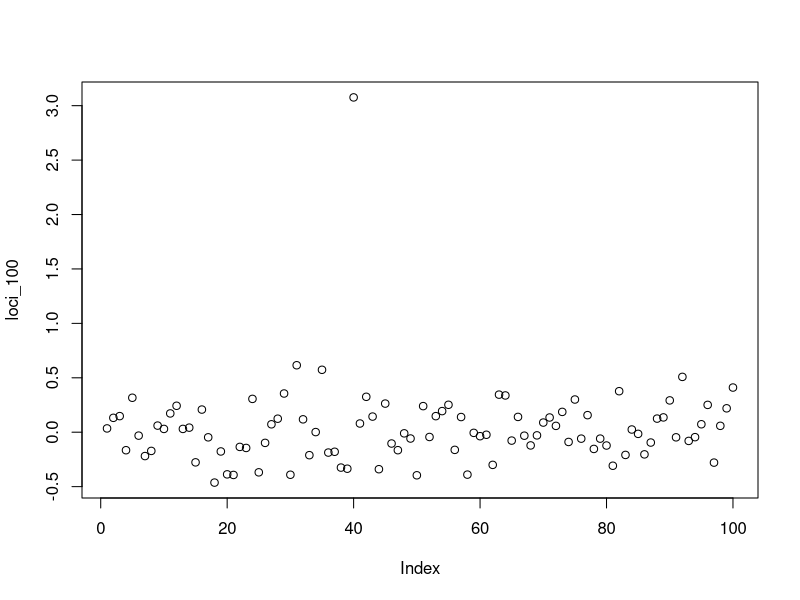
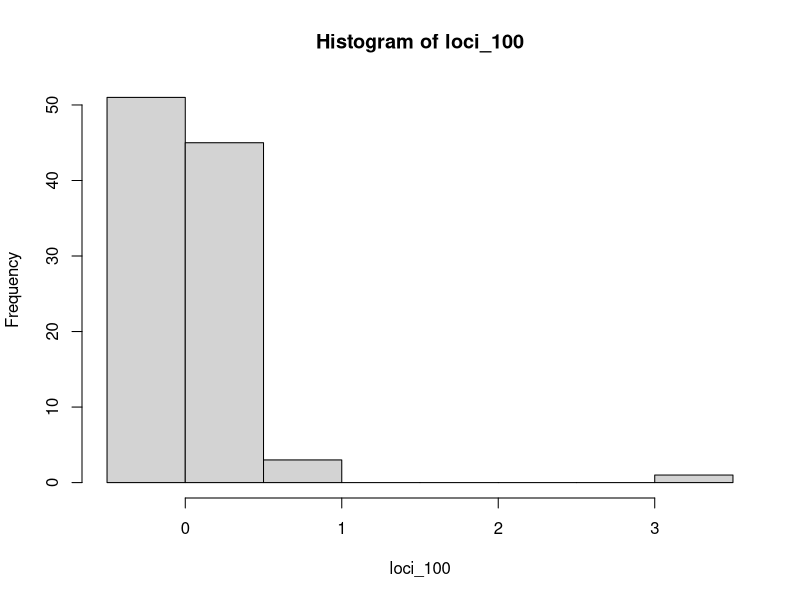
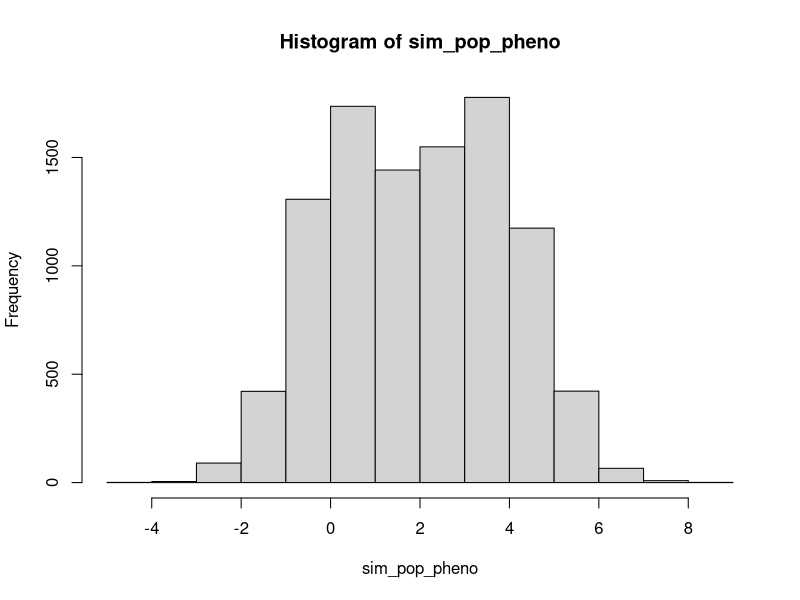
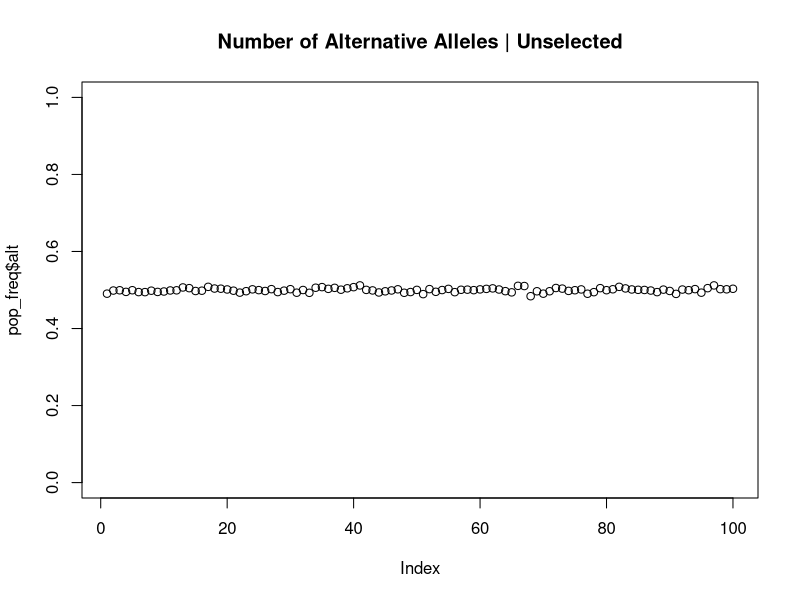
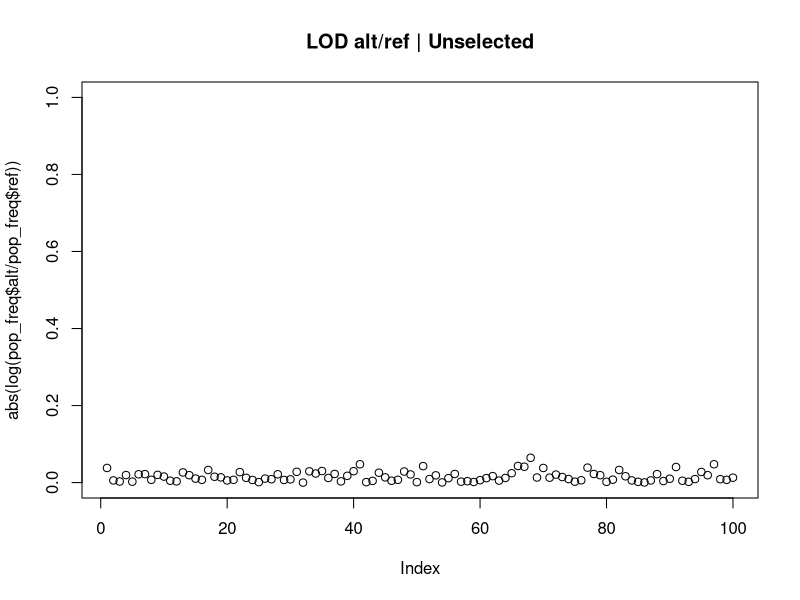
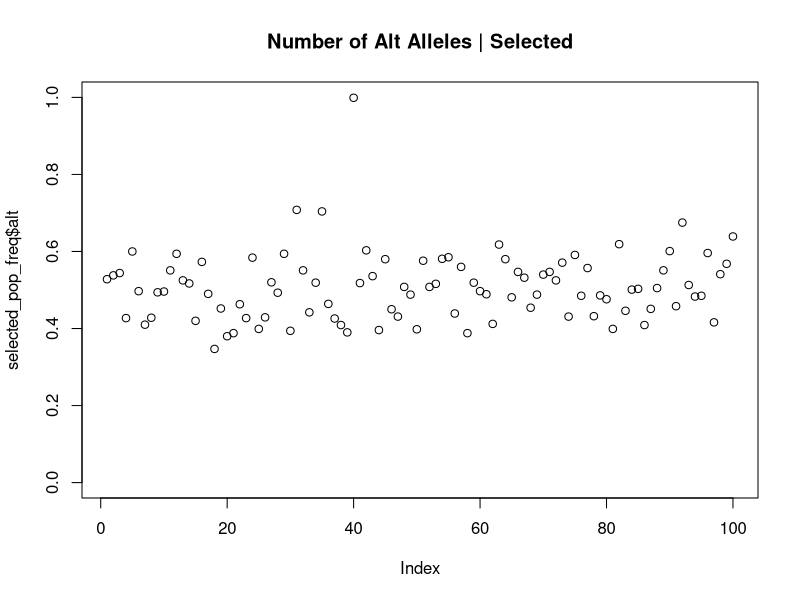
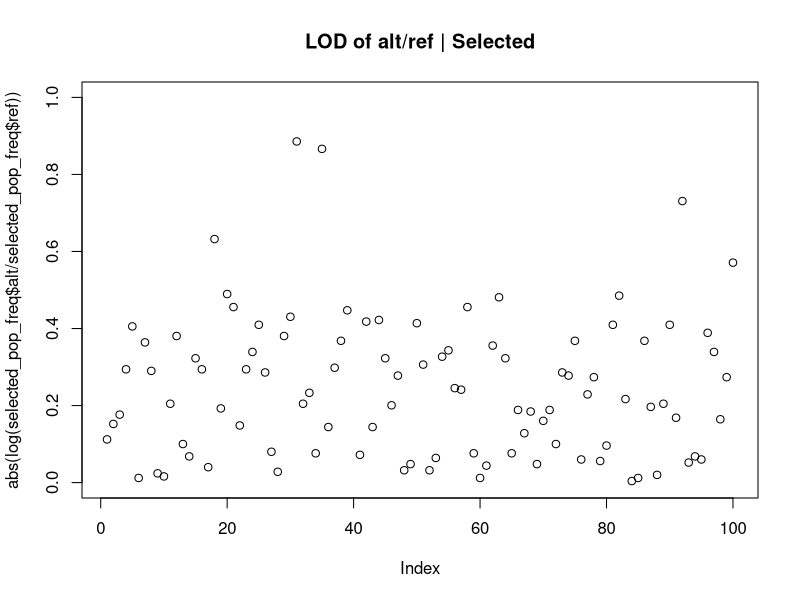
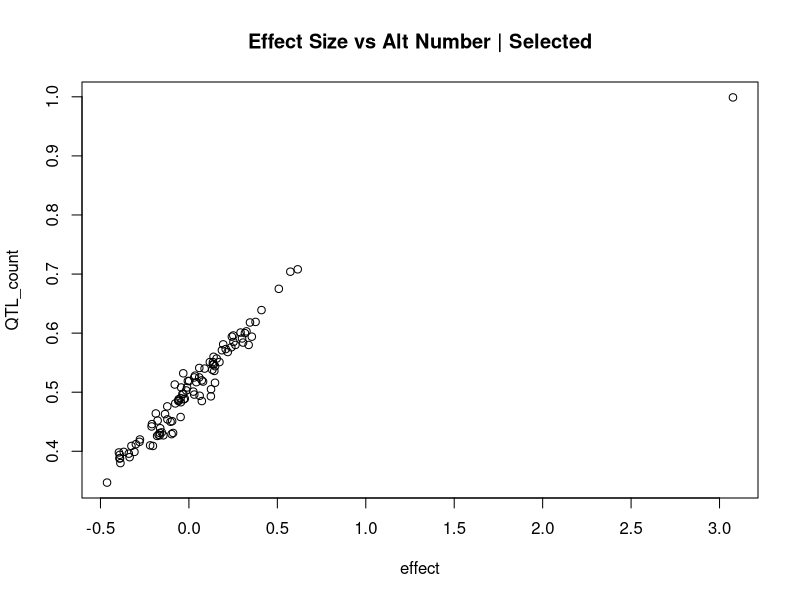

Recreate these plots in R, in order. (Note: this script raises an error after producing the figures.)
## ---- chunk 1
#Load packages
library(ggplot2)
library(tidyr)
library(reshape2)
library(cowplot)
library(data.table)

library(dplyr)
library(foreach)
library(doParallel)
library(RColorBrewer)
library(scales)

ggplot2::theme_set(theme_light() + theme(text = element_text(size = 20)))

## ---- chunk 2
#Save a randomized distribution of effects
set.seed(04201993)

loci_100 <- rnorm(n = 100)/5
#Add in a QTL to POS 40
loci_100[40] <- max(loci_100)*5

#loci_100 <- rchisq(100, 1)
max(loci_100)
plot(loci_100)
hist(loci_100)

#Simulate a population with all of these genotypes
num_rows <- 10000
num_cols <- 100

sim_pop <- matrix(rbinom(num_rows*num_cols, 1, 0.5), nrow = num_rows, ncol = num_cols)

#Simulate phenotypes
sim_pop_pheno <- sim_pop %*% loci_100
hist(sim_pop_pheno)

#Which genotypes are in each location?
sim_pop %>% as.data.frame() %>% colSums() %>% as.data.frame() %>% mutate(alt = ./length(sim_pop[,1]), ref = 1-alt) -> pop_freq

plot(pop_freq$alt, ylim = c(0,1), main = "Number of Alternative Alleles | Unselected")

plot(abs(log(pop_freq$alt/pop_freq$ref)), ylim = c(0,1), main = "LOD alt/ref | Unselected")

#Which genotypes are enriched in the top 10% of the phenotype?
cutoff <- quantile(sim_pop_pheno, probs = 0.9) #1.297661 
selected_pop <- sim_pop[sim_pop_pheno > cutoff,]

selected_pop %>% as.data.frame() %>% colSums() %>% as.data.frame() %>% mutate(alt = ./length(selected_pop[,1]), ref = 1-alt) -> selected_pop_freq
plot(selected_pop_freq$alt, ylim = c(0,1), main = "Number of Alt Alleles | Selected")
plot(abs(log(selected_pop_freq$alt/selected_pop_freq$ref)), ylim = c(0,1), main = "LOD of alt/ref | Selected")

#Compare the actual effects vs the QTL of effects
plot(data.frame(effect = loci_100, QTL_count = selected_pop_freq$alt), main = "Effect Size vs Alt Number | Selected")

plot(data.frame(effect = loci_100, absLOD = abs(log(selected_pop_freq$alt/selected_pop_freq$ref))), main = "Simulated Data Without Noise")



## ---- chunk 3
#Calculate the variance
var(sim_pop_pheno)

#Calculate the amount of variance that is explained by the first locus
locus1 <- data.frame(phenotypes = sim_pop_pheno, genotype = sim_pop[1,])
summary(lm(phenotypes ~ genotype, locus1))

#Run the lm() for every locus
sim_phenogeno <- cbind(sim_pop_pheno, as.data.frame(sim_pop))

sim_summarylm <- summary(lm(sim_pop_pheno ~ ., sim_phenogeno))
plot(sim_summarylm$coefficients[-1,1], loci_100)

#Find percentage variance using anova()
var(sim_pop_pheno)
af <- anova(lm(sim_pop_pheno ~ ., sim_phenogeno))
afss <- af$"Sum Sq"
sim_anova_ss <- cbind(af,PctExp=afss/sum(afss)*100)

plot(sim_anova_ss$PctExp[1:100], abs(loci_100))

#How much variance is unexplained?
sim_anova_ss$PctExp[101]
## ---- chunk 4
#Simulate phenotypes
realistic_pop_pheno <- sim_pop %*% loci_100 + rnorm(100, 0, sd = 2)
plot(sim_pop_pheno, realistic_pop_pheno)
abline(a = 0, b = 1)

#Which genotypes are enriched in the top 10% of the phenotype?
rlcutoff <- quantile(realistic_pop_pheno, probs = 0.9) #1.297661 
rlselected_pop <- sim_pop[realistic_pop_pheno > rlcutoff,]

rlselected_pop %>% as.data.frame() %>% colSums() %>% as.data.frame() %>% mutate(alt = ./length(rlselected_pop[,1]), ref = 1-alt) -> rlselected_pop_freq

#Run the lm() for every locus
rlsim_phenogeno <- cbind(realistic_pop_pheno, as.data.frame(sim_pop))

#Run the anova() for the model
rlaf <- anova(lm(realistic_pop_pheno ~ ., rlsim_phenogeno))
rlafss <- rlaf$"Sum Sq"
rlsim_anova_ss <- cbind(rlaf,PctExp=rlafss/sum(rlafss)*100)
plot(rlsim_anova_ss$PctExp[1:100], abs(loci_100))
rlsim_anova_ss$PctExp[101]

#This shows that it isn't right... and now it is :)
plot(afss[1:100], rlafss[1:100],
     main = "Percentage Variance with and without noise")
abline(0,1)

#Percentage of variance vs actual effect
plot(abs(loci_100), afss[1:100], main = "Variance Explained by Effect Size")
points(abs(loci_100), rlafss[1:100], col = "pink2")

#Plotting with noise
# plot(data.frame(effect = loci_100, absLOD = abs(log(rlselected_pop_freq$alt/rlselected_pop_freq$ref))), main = "Simulated Data WITH Noise", col = "violet")
# points(data.frame(effect = loci_100, absLOD = abs(log(selected_pop_freq$alt/selected_pop_freq$ref))), col = "black")

## ---- chunk 5
bcorr <- 0.05/100
#Plotting with noise
plot(data.frame(effect = loci_100, absLOD = abs(log(rlselected_pop_freq$alt/rlselected_pop_freq$ref))), main = "Simulated Data WITH Noise", col = "pink2")
points(data.frame(effect = loci_100, absLOD = abs(log(selected_pop_freq$alt/selected_pop_freq$ref))), col = "black")

#Distributions
compdata <- data.frame(effect = loci_100, 
                       true_LOD = abs(log(selected_pop_freq$alt/selected_pop_freq$ref)),
                       noise_LOD = abs(log(rlselected_pop_freq$alt/rlselected_pop_freq$ref)))

compdata %>% pivot_longer(-effect, names_to = "Type", values_to = "LOD") %>% ggplot(., aes(x = LOD, color = Type)) + geom_density() + ggtitle("Comparison of LOD Distributions")

#QTL Map


plot(compdata$noise_LOD, col = ((compdata$true_LOD > 0.5)+2), main = "Log Odds of 'Reads' with P-val Correction")
abline(h = quantile(compdata$noise_LOD, 0.95), col = "lightblue3", lwd = 2)
abline(h = quantile(compdata$noise_LOD, (1 - bcorr)), col = "violet", lwd = 2)


plot(compdata$true_LOD, compdata$noise_LOD, col = ((compdata$true_LOD > 0.5)+2), main = "Log Odds of 'Reads' with P-val Correction")
abline(h = quantile(compdata$noise_LOD, 0.95), col = "lightblue3", lwd = 2)
abline(h = quantile(compdata$noise_LOD, (1 - bcorr)), col = "violet", lwd = 2)

## ---- chunk 6
#if the cutoff was 0.75, what would be the TP, FP, TN and FN?
true_and_false <- function(compdata, temp_cutoff){
  TP <- sum(compdata$true_LOD > temp_cutoff & compdata$noise_LOD > temp_cutoff)/100
  FP <- sum(compdata$true_LOD < temp_cutoff & compdata$noise_LOD > temp_cutoff)/100
  TN <- sum(compdata$true_LOD < temp_cutoff & compdata$noise_LOD < temp_cutoff)/100
  FN <- sum(compdata$true_LOD > temp_cutoff & compdata$noise_LOD < temp_cutoff)/100

  return(c(TP, FP, TN, FN))
}

#true_and_false(compdata, 0.3)

for(i in 1:100){
  if(i == 1){
    tprate <- c(i, true_and_false(compdata, i/100))
  }else{
    tprate <- rbind(tprate, c(i, true_and_false(compdata, i/100)))
  }
}

colnames(tprate) <- c("Cutoff", "TP", "FP", "TN", "FN")

head(tprate)

tprate %>% as.data.frame() %>% pivot_longer(-Cutoff) %>% ggplot(aes(x = Cutoff, y = value, color = name)) + geom_point() + ggtitle("Comparison of True and False Negatives and Positives")
  
## ---- chunk 7
#Recombinations occur at a Poisson rate, so it would be how many occur and where?

recombine <- function(mylength){
  zeros <- sample(x = 0:mylength, 1)
  m0 <- c(rep(0, zeros), rep(1, mylength-zeros))
  return(m0)
}

#ChatGPT
num_individuals <- 100000
matrix_result <- replicate(num_individuals, recombine(100)) #20 individuals, 100 loci
rec_pop <- cbind(matrix_result, 1-matrix_result) #40 individuals, 100 loci

rec_population <- t(rec_pop)
## ---- chunk 8
#Population of 1000 individuals that match
rec_phenotype <- rec_population %*% loci_100

#Which genotypes are enriched in the top 10% of the phenotype?
rec_cutoff <- quantile(rec_phenotype, probs = 0.9) #1.297661 
rec_selected_pop <- rec_population[rec_phenotype > rec_cutoff,]

rec_selected_pop %>% as.data.frame() %>% colSums() %>% as.data.frame() %>% mutate(alt = ./length(rec_selected_pop[,1]), ref = 1-alt) -> rec_selected_pop_freq
rec_selected_pop %>% as.data.frame() %>% colSums() %>% as.data.frame() %>% dim()

#Run the lm() for every locus
rec_pheno_geno <- cbind(rec_phenotype, as.data.frame(rec_population))

#Run the anova() for the model
rec_anova <- anova(lm(rec_phenotype ~ ., rec_pheno_geno))
rec_anovass <- rec_anova$"Sum Sq"
rec_anova_ss <- cbind(rec_anova,PctExp=rec_anovass/sum(rec_anovass)*100)
plot(rec_anova_ss$PctExp[1:100], abs(loci_100))
rec_anova_ss$PctExp[101]

#This shows that it isn't right... and now it is :)
plot(afss[1:100], rec_anovass[1:100],
     main = "Percentage Variance with and without noise")
abline(0,1)

#Percentage of variance vs actual effect
plot(abs(loci_100), afss[1:100], main = "Variance Explained by Effect Size")
points(abs(loci_100), rec_anovass[1:100], col = "turquoise4")


## ---- chunk 9
bcorr <- 0.05/100
#Plotting with noise
plot(data.frame(effect = loci_100, absLOD = abs(log(rec_selected_pop_freq$alt/rec_selected_pop_freq$ref))), main = "Simulated Data WITH Noise", col = "turquoise")
points(data.frame(effect = loci_100, absLOD = abs(log(selected_pop_freq$alt/selected_pop_freq$ref))), col = "black")

#Distributions
rec_compdata <- data.frame(effect = loci_100, 
                       true_LOD = abs(log(selected_pop_freq$alt/selected_pop_freq$ref)),
                       noise_LOD = abs(log(rec_selected_pop_freq$alt/rec_selected_pop_freq$ref)))

rec_compdata %>% pivot_longer(-effect, names_to = "Type", values_to = "LOD") %>% ggplot(., aes(x = LOD, color = Type)) + geom_density() + ggtitle("Comparison of LOD Distributions")

#QTL Map

plot(rec_compdata$noise_LOD, col = ((rec_compdata$true_LOD > 0.5)+2), main = "Log Odds of 'Reads' with P-val Correction")
abline(h = quantile(rec_compdata$noise_LOD, 0.95, na.rm = TRUE), col = "lightblue3", lwd = 2)
abline(h = quantile(rec_compdata$noise_LOD, (1 - bcorr), na.rm = TRUE), col = "violet", lwd = 2)


plot(rec_compdata$true_LOD, rec_compdata$noise_LOD, col = ((rec_compdata$true_LOD > 0.5)+2), main = "Log Odds of 'Reads' with P-val Correction")
abline(h = quantile(rec_compdata$noise_LOD, 0.95, na.rm = TRUE), col = "lightblue3", lwd = 2)
abline(h = quantile(rec_compdata$noise_LOD, (1 - bcorr), na.rm = TRUE), col = "violet", lwd = 2)

## ---- chunk 10
#check on the distributions of them in the first place
dim(rec_population)

plot(rec_population[1:1000,1])
plot(rec_population[1:1000,50])
plot(rec_population[1:1000,100])


plot(rec_population[199000:200000,1])
plot(rec_population[1:1000,1])
## ---- chunk 11
hist(sample(0:100, size = 1000, replace = TRUE))

hist(rec_compdata$noise_LOD)

plot(rec_compdata$noise_LOD, col = ((rec_compdata$true_LOD > 0.5)+2), main = "Log Odds of 'Reads' with P-val Correction")
abline(h = quantile(rec_compdata$noise_LOD, 0.95), col = "lightblue3", lwd = 2)
abline(h = quantile(rec_compdata$noise_LOD, (1 - bcorr)), col = "violet", lwd = 2)
## ---- chunk 12
#Trying this without 0s
#Distributions
rec_compdata_1 <- data.frame(effect = loci_100, 
                       true_LOD = abs(log((selected_pop_freq$alt + 1)/(selected_pop_freq$ref+1))),
                       noise_LOD = abs(log((rec_selected_pop_freq$alt +1)/(rec_selected_pop_freq$ref+1))))

#Plot QTL
plot(rec_compdata_1$noise_LOD, col = ((rec_compdata_1$true_LOD > 0.5)+2), main = "Log Odds of 'Reads' with P-val Correction")
abline(h = quantile(rec_compdata_1$noise_LOD, 0.95), col = "lightblue3", lwd = 2)
abline(h = quantile(rec_compdata_1$noise_LOD, (1 - bcorr)), col = "violet", lwd = 2)
## ---- chunk 13
#Recombinations occur at a Poisson rate, so it would be how many occur and where?
mylength <- 100
recombine_twice <- function(mylength){
  zeros <- sample(x = 0:mylength, 2)
  zs <- min(zeros)
  zs[2] <- max(zeros)
  m0 <- c(rep(0, zs[1]), 
          rep(1, zs[2] - zs[1]),
          rep(0, mylength-zs[2]))
  return(m0)
}

#Test how often these samples have a difference > 1
myzeros <- NA
z1s <- NA
z2s <- NA
for(i in 1:1000){
  zeros <- sample(x = 0:10, 2)
  z1s[i] <- zeros[1]
  z2s[i] <- zeros[2]
  myzeros[i] <- zeros[1] - zeros[2]
}
hist(myzeros)
hist(z1s)
hist(z2s)

#ChatGPT
num_individuals <- 2000
matrix_result <- replicate(num_individuals, recombine_twice(100)) #20 individuals, 100 loci
rec_pop <- cbind(matrix_result, 1-matrix_result) #40 individuals, 100 loci

rec2_population <- t(rec_pop)
## ---- chunk 14
#Population of 1000 individuals that match
rec2_phenotype <- rec2_population %*% loci_100

#Which genotypes are enriched in the top 10% of the phenotype?
rec2_cutoff <- quantile(rec2_phenotype, probs = 0.9) #1.297661 
rec2_selected_pop <- rec2_population[rec2_phenotype > rec2_cutoff,]

rec2_selected_pop %>% as.data.frame() %>% colSums() %>% as.data.frame() %>% mutate(alt = ./length(rec2_selected_pop[,1]), ref = 1-alt) -> rec2_selected_pop_freq
rec2_selected_pop %>% as.data.frame() %>% colSums() %>% as.data.frame() %>% dim()

#Run the lm() for every locus
rec2_pheno_geno <- cbind(rec2_phenotype, as.data.frame(rec2_population))

#Run the anova() for the model
rec2_anova <- anova(lm(rec2_phenotype ~ ., rec2_pheno_geno))
rec2_anovass <- rec2_anova$"Sum Sq"
rec2_anova_ss <- cbind(rec2_anova,PctExp=rec2_anovass/sum(rec2_anovass)*100)
plot(rec2_anova_ss$PctExp[1:100], abs(loci_100))
rec2_anova_ss$PctExp[101]

#This shows that it isn't right... and now it is :)
plot(afss[1:100], rec2_anovass[1:100],
     main = "Percentage Variance with and without noise")
abline(0,1)

#THE QTL PLOT
#Distributions
rec2_compdata_1 <- data.frame(effect = loci_100, 
                       true_LOD = abs(log((selected_pop_freq$alt + 1)/(selected_pop_freq$ref+1))),
                       noise_LOD = abs(log((rec2_selected_pop_freq$alt +1)/(rec2_selected_pop_freq$ref+1))))

#Plot QTL
plot(rec2_compdata_1$noise_LOD, col = ((rec2_compdata_1$true_LOD > 0.5)+2), main = "Log Odds of 'Reads' with P-val Correction")
abline(h = quantile(rec2_compdata_1$noise_LOD, 0.95), col = "lightblue3", lwd = 2)
abline(h = quantile(rec2_compdata_1$noise_LOD, (1 - bcorr)), col = "violet", lwd = 2)
## ---- chunk 15
plot(loci_100)
plot(loci_100, col = loci_100+2)

plot(rec2_compdata_1$noise_LOD, col = loci_100+2, main = "Log Odds of 'Reads' with P-val Correction")
## ---- chunk 16
savedata <- list()
sims <- 10
for(i in 1:sims){
  num_individuals <- 200000
  matrix_result <- replicate(num_individuals, recombine_twice(100)) #20 individuals, 100 loci
  rec_pop <- cbind(matrix_result, 1-matrix_result) #40 individuals, 100 loci

  rec2_population <- t(rec_pop)
  
  #Population of 1000 individuals that match
  rec2_phenotype <- rec2_population %*% loci_100
  
  #Which genotypes are enriched in the top 10% of the phenotype?
  rec2_cutoff <- quantile(rec2_phenotype, probs = 0.9) #1.297661 
  rec2_selected_pop <- rec2_population[rec2_phenotype > rec2_cutoff,]
  
  rec2_selected_pop %>% as.data.frame() %>% colSums() %>% as.data.frame() %>% 
    mutate(A = .+1, R = 1 + length(rec2_selected_pop[,1]) -.) %>%
    mutate(alt = A/length(rec2_selected_pop[,1]), ref = R/length(rec2_selected_pop[,1])) %>%
    mutate(LOD = log(alt/ref)) -> rec2_selected_pop_freq

  savedata[[i]] <- rec2_selected_pop_freq
  if(i == 1){
      plot(rec2_selected_pop_freq$LOD, col = loci_100+2, main = "Log Odds of 'Reads' from Recombination")
  }else{
    points(rec2_selected_pop_freq$LOD, col = loci_100+2)
  }

}

NoNoise <- savedata
## ---- chunk 17
savedata <- list()
sims <- 10
for(i in 1:sims){
  num_individuals <- 200000
  matrix_result <- replicate(num_individuals, recombine_twice(100)) #20 individuals, 100 loci
  rec_pop <- cbind(matrix_result, 1-matrix_result) #40 individuals, 100 loci

  rec2_population <- t(rec_pop)
  
  #Population of 1000 individuals that match
  rec2_phenotype <- rec2_population %*% (loci_100 + rnorm(length(loci_100),
                                                          0,
                                                          sd = 0.1))
  
  #Add noise; how much for a normally distributed chromosome of effects?
  rec2_phenotype <- rec2_phenotype + rnorm(n = length(rec2_phenotype),
                                           mean = 0,
                                           sd = 1)
  
  #Which genotypes are enriched in the top 10% of the phenotype?
  rec2_cutoff <- quantile(rec2_phenotype, probs = 0.9) #1.297661 
  rec2_selected_pop <- rec2_population[rec2_phenotype > rec2_cutoff,]
  
  rec2_selected_pop %>% as.data.frame() %>% colSums() %>% as.data.frame() %>% 
    mutate(A = .+1, R = 1 + length(rec2_selected_pop[,1]) -.) %>%
    mutate(alt = A/length(rec2_selected_pop[,1]), ref = R/length(rec2_selected_pop[,1])) %>%
    mutate(LOD = log(alt/ref)) -> rec2_selected_pop_freq

  savedata[[i]] <- rec2_selected_pop_freq
  if(i == 1){
      plot(rec2_selected_pop_freq$LOD, col = loci_100+2, ylim = c(0,5 ),
           main = "Log Odds of 'Reads' from Recombination with Noise")
  }else{
    points(rec2_selected_pop_freq$LOD, col = loci_100+2)
  }

}


## ---- chunk 18
plot(loci_100, loci_100 + rnorm(length(loci_100),0,sd = 0.1))

unlist(savedata)
savedata[1]

mycount <- 0
for(i in 1:sims){
  if(max(savedata[[i]]$LOD) == savedata[[i]]$LOD[40]){
    mycount <- mycount+1
  }
}

#if sims == mycount, then all of them are the max number
mycount
## ---- chunk 19
savedata2 <- list()
sims <- 10
for(i in 1:sims){
  num_individuals <- 20000
  matrix_result <- replicate(num_individuals, recombine_twice(100)) #20 individuals, 100 loci
  rec_pop <- cbind(matrix_result, 1-matrix_result) #40 individuals, 100 loci

  rec2_population <- t(rec_pop)
  
  #Population of 1000 individuals that match
  rec2_phenotype <- rec2_population %*% (loci_100 + rnorm(length(loci_100),
                                                          0,
                                                          sd = 0.1))
  
  #Add noise; how much for a normally distributed chromosome of effects?
  rec2_phenotype <- rec2_phenotype + rnorm(n = length(rec2_phenotype),
                                           mean = 0,
                                           sd = 1)
  
  #Which genotypes are enriched in the top 10% of the phenotype?
  rec2_cutoff <- quantile(rec2_phenotype, probs = 0.9) #1.297661 
  rec2_selected_pop <- rec2_population[rec2_phenotype > rec2_cutoff,]
  
  rec2_selected_pop %>% as.data.frame() %>% colSums() %>% as.data.frame() %>% 
    mutate(A = .+1, R = 1 + length(rec2_selected_pop[,1]) -.) %>%
    mutate(alt = A/length(rec2_selected_pop[,1]), ref = R/length(rec2_selected_pop[,1])) %>%
    mutate(LOD = log(alt/ref)) -> rec2_selected_pop_freq

  savedata2[[i]] <- rec2_selected_pop_freq
  if(i == 1){
      plot(rec2_selected_pop_freq$LOD, col = loci_100+2, ylim = c(0,5 ),
           main = "Log Odds of 'Reads' from Recombination with Noise")
  }else{
    points(rec2_selected_pop_freq$LOD, col = loci_100+2)
  }

}

## ---- chunk 20
plot(loci_100, loci_100 + rnorm(length(loci_100),0,sd = 0.1))

# unlist(savedata2)
# savedata2[1]

mycount2 <- 0
for(i in 1:sims){
  if(max(savedata2[[i]]$LOD) == savedata2[[i]]$LOD[40]){
    mycount2 <- mycount2+1
  }
}

#if sims == mycount, then all of them are the max number
mycount2
